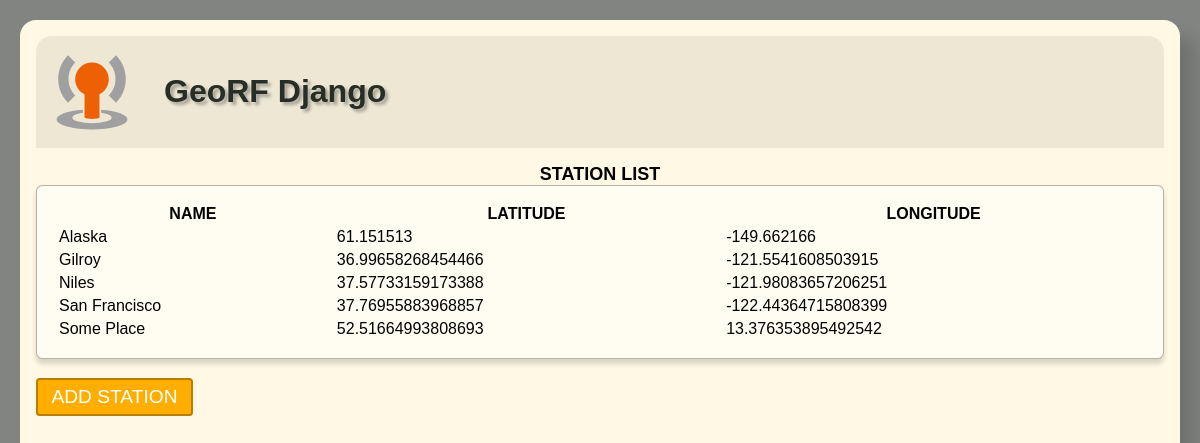
The app's page /freq/, older data.
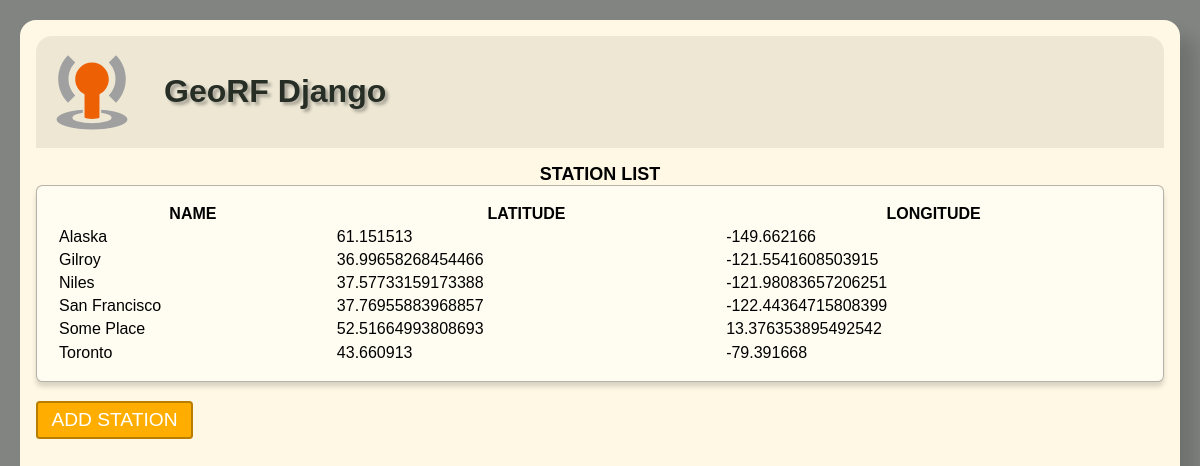
The same page, newer data.
### freq/models.py (models this page shows)
class Frequency(models.Model): # This is the data that will be stored in the database. DB migrations are created using this.
    name = models.CharField(max_length=50)
    latitude = models.FloatField()
    longitude = models.FloatField()
    range = models.CharField(max_length=10)
    power = models.CharField(max_length=10)
    upper = models.CharField(max_length=11)
    lower = models.CharField(max_length=12)
    user = models.CharField(max_length=50)
    class Meta:
        db_table = "frequencies"

### freq/views.py (the view)
# urls.py: path("", views.IndexView.as_view(), name="index"), # This pattern leads to the default view/template
class IndexView(generic.ListView): # Generic view version
    context_object_name = "all_freq_list"
    template_name = "freq/index.html" # This is the template that determines how this data looks
    def get_queryset(self):
        return Frequency.objects.order_by("name")

### freq/templates/freq/index.html (shortened to what this page needs)
<html>
  <head>
    {% load static %}
    <link rel="stylesheet" href="{% static 'freq/styles/base.css' %}" />
  </head>
  <body>
    {% include "freq/head.html" %} {% if all_freq_list %}
    <table>
      <caption>
        STATION LIST
      </caption>
      <tr>
        <th>NAME</th>
        <th>LATITUDE</th>
        <th>LONGITUDE</th>
      </tr>
      {% for frequency in all_freq_list %}
      <tr>
        <td><a href="{{frequency.id}}">{{frequency.name}}</a></td>
        <td>{{frequency.latitude}}</td>
        <td>{{frequency.longitude}}</td>
      </tr>
      {% endfor %}
    </table>
    <div><a class="crud_button" href="add">ADD STATION</a></div>
    {% else %}
    <p>No frequencies</p>
    {% endif %}
  </body>
</html>

### freq/templates/freq/head.html (shortened to what this page needs)
<header>
    <img src="/static/freq/images/logo.svg"><h1>GeoRF Django<h1>
</header>

### freq/static/freq/styles/base.css (style rules this page uses)
html { background-color: rgb(129, 132, 129); font-family: Verdana, Geneva, Tahoma, sans-serif; }
body { min-width: 400px; background-color: rgb(255, 248, 228); margin: 20px 20px; border-radius: 1em; padding: 1em; box-shadow: 1em 1em 1em rgba(0, 0, 0, 0.133); }
table { box-sizing: border-box; width: 100%; padding: 1em; background-color: rgba(255, 255, 255, 0.5); border: 1px solid rgba(0, 0, 0, 0.296); border-radius: .4em; box-shadow: 0 .3em .3em rgba(0, 0, 0, 0.149); }
table caption { font-size: large; font-weight: bold; font-family: Verdana, Geneva, Tahoma, sans-serif; }
table tr { margin: 0; padding: .425em; box-shadow: 0 0 0 rgba(0, 0, 0, 0); transition: box-shadow 1s; }
table td { padding: .1em .25em; }
table td a { text-decoration: none; color: black; }
header { display: flex; flex-direction: row; gap: 2em; margin-bottom: 1em; background-color: rgba(0, 0, 0, 0.069); border-radius: 1em 1em 0 0; padding: 1em; }
header img { height: 5em; aspect-ratio: 1/1; }
header h1 { color: rgb(38, 46, 38); font-family: Verdana, Geneva, Tahoma, sans-serif; text-shadow: .1em .1em .1em rgba(0, 0, 0, 0.302); }
.crud_button { border-radius: .2em; border: 2px solid rgba(0, 0, 0, 0.277); background-color: rgb(255, 174, 0); color: white; text-decoration: none; font-size: 1.2em; margin-top: 1em; padding: .3em .7em; margin-right: .4em; width: fit-content; transition: box-shadow 1s, color .2s; }
a { display: inline-block; text-decoration: none; box-sizing: border-box; }

Row changes from the older to the newer data that the page shows:
added Frequency: name "Toronto", latitude "43.660913", longitude "-79.391668"
